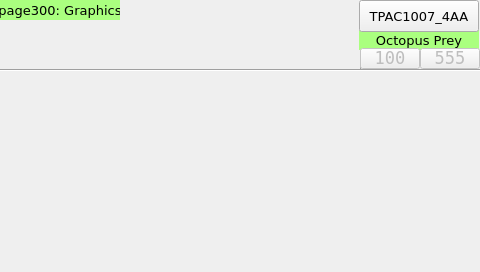
<?xml version="1.0" encoding="UTF-8"?>
<ui version="4.0">
<class>page300</class>
<widget class="QWidget" name="page300">
<property name="geometry">
<rect>
<x>0</x>
<y>0</y>
<width>480</width>
<height>272</height>
</rect>
</property>
<property name="minimumSize">
<size>
<width>480</width>
<height>272</height>
</size>
</property>
<property name="maximumSize">
<size>
<width>480</width>
<height>272</height>
</size>
</property>
<property name="windowTitle">
<string>page300</string>
</property>
<property name="styleSheet">
<string notr="true">QWidget#page300
{
}</string>
</property>
<widget class="Line" name="line_hr_1">
<property name="geometry">
<rect>
<x>0</x>
<y>69</y>
<width>481</width>
<height>3</height>
</rect>
</property>
<property name="orientation">
<enum>Qt::Horizontal</enum>
</property>
</widget>
<widget class="Line" name="line_vt_4">
<property name="geometry">
<rect>
<x>360</x>
<y>1</y>
<width>3</width>
<height>68</height>
</rect>
</property>
<property name="orientation">
<enum>Qt::Vertical</enum>
</property>
</widget>
<widget class="QLabel" name="label_Qt_Project">
<property name="geometry">
<rect>
<x>359</x>
<y>30</y>
<width>120</width>
<height>20</height>
</rect>
</property>
<property name="font">
<font>
<family>DejaVu Sans</family>
<pointsize>10</pointsize>
</font>
</property>
<property name="styleSheet">
<string notr="true">background-color: rgb(170, 255, 127);</string>
</property>
<property name="text">
<string>Octopus Prey</string>
</property>
<property name="alignment">
<set>Qt::AlignCenter</set>
</property>
</widget>
<widget class="ATCMlabel" name="atcmLabel_HWconfig">
<property name="enabled">
<bool>false</bool>
</property>
<property name="geometry">
<rect>
<x>420</x>
<y>48</y>
<width>60</width>
<height>21</height>
</rect>
</property>
<property name="font">
<font>
<family>DejaVu Sans Mono</family>
<pointsize>13</pointsize>
</font>
</property>
<property name="text">
<string>555</string>
</property>
<property name="toolTip">
<string>PLC_HWconfig</string>
</property>
<property name="whatsThis">
<string>ATCMlabel widget</string>
</property>
<property name="variable">
<string>PLC_HWconfig</string>
</property>
<property name="refresh">
<number>200</number>
</property>
<property name="max">
<string>0</string>
</property>
<property name="min">
<string>0</string>
</property>
<property name="viewStatus">
<bool>false</bool>
</property>
<property name="visibilityVar">
<string/>
</property>
<property name="bgColor">
<color>
<red>255</red>
<green>255</green>
<blue>127</blue>
</color>
</property>
<property name="fontColor">
<color>
<red>0</red>
<green>0</green>
<blue>0</blue>
</color>
</property>
<property name="borderWidth">
<number>0</number>
</property>
<property name="borderRadius">
<number>0</number>
</property>
<property name="format">
<enum>ATCMlabel::Hex</enum>
</property>
</widget>
<widget class="ATCMbutton" name="atcmButton_menu">
<property name="geometry">
<rect>
<x>359</x>
<y>0</y>
<width>120</width>
<height>32</height>
</rect>
</property>
<property name="font">
<font>
<family>DejaVu Sans</family>
<pointsize>10</pointsize>
<weight>50</weight>
<bold>false</bold>
</font>
</property>
<property name="toolTip">
<string/>
</property>
<property name="whatsThis">
<string>ATCMbutton widget</string>
</property>
<property name="pageName">
<string>menu</string>
</property>
<property name="statusvar">
<string/>
</property>
<property name="viewStatus">
<bool>false</bool>
</property>
<property name="refresh">
<number>200</number>
</property>
<property name="visibilityVar">
<string/>
</property>
<property name="bgColor">
<color>
<red>85</red>
<green>255</green>
<blue>255</blue>
</color>
</property>
<property name="borderColor">
<color>
<red>0</red>
<green>0</green>
<blue>0</blue>
</color>
</property>
<property name="text">
<string>TPAC1007_4AA</string>
</property>
<property name="pressText">
<string>TPAC1007_4AA</string>
</property>
<property name="borderWidth">
<number>1</number>
</property>
<property name="borderRadius">
<number>0</number>
</property>
<property name="apparence">
<enum>QFrame::Raised</enum>
</property>
</widget>
<widget class="ATCMlabel" name="atcmLabel_FWrevision">
<property name="enabled">
<bool>false</bool>
</property>
<property name="geometry">
<rect>
<x>360</x>
<y>48</y>
<width>60</width>
<height>21</height>
</rect>
</property>
<property name="font">
<font>
<family>DejaVu Sans Mono</family>
<pointsize>13</pointsize>
<weight>50</weight>
<bold>false</bold>
</font>
</property>
<property name="text">
<string>100</string>
</property>
<property name="toolTip">
<string>PLC_FWrevision</string>
</property>
<property name="whatsThis">
<string>ATCMlabel widget</string>
</property>
<property name="variable">
<string>PLC_FWrevision</string>
</property>
<property name="refresh">
<number>200</number>
</property>
<property name="max">
<string>0</string>
</property>
<property name="min">
<string>0</string>
</property>
<property name="viewStatus">
<bool>false</bool>
</property>
<property name="visibilityVar">
<string/>
</property>
<property name="bgColor">
<color>
<red>255</red>
<green>255</green>
<blue>127</blue>
</color>
</property>
<property name="fontColor">
<color>
<red>0</red>
<green>0</green>
<blue>0</blue>
</color>
</property>
<property name="borderWidth">
<number>0</number>
</property>
<property name="borderRadius">
<number>0</number>
</property>
</widget>
<widget class="QLabel" name="label_Qt_Project_2">
<property name="geometry">
<rect>
<x>0</x>
<y>0</y>
<width>120</width>
<height>20</height>
</rect>
</property>
<property name="font">
<font>
<family>DejaVu Sans</family>
<pointsize>10</pointsize>
</font>
</property>
<property name="styleSheet">
<string notr="true">background-color: rgb(170, 255, 127);</string>
</property>
<property name="text">
<string>page300: Graphics</string>
</property>
<property name="alignment">
<set>Qt::AlignCenter</set>
</property>
</widget>
</widget>
<customwidgets>
<customwidget>
<class>ATCMbutton</class>
<extends>QPushButton</extends>
<header>atcmplugin.h</header>
</customwidget>
<customwidget>
<class>ATCMlabel</class>
<extends>QPushButton</extends>
<header>atcmplugin.h</header>
</customwidget>
</customwidgets>
<resources/>
 <connections>
  <connection>
   <sender>atcmButton_menu</sender>
   <signal>newPage(const char*,bool)</signal>
   <receiver>page300</receiver>
   <slot>goto_page(const char*,bool)</slot>
  </connection>
 </connections>
<slots>
<slot>goto_page(const char*,bool)</slot>
</slots>
</ui>
